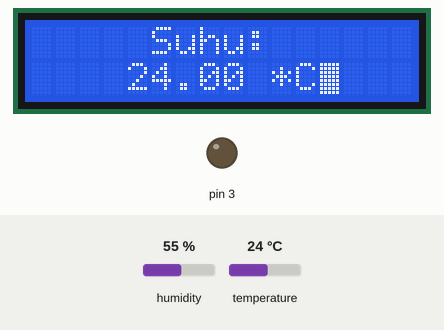
Simulated run of this sketch. Board: Arduino Uno, built with avr-gcc and run on an emulated ATmega328P. On the bench: 16×2 character LCD, output pins drawn as LEDs (lit = HIGH). Inputs (shaded band) come from the test bench; at power-on: temperature 24 °C, humidity 55 %. What the sketch prints to the serial monitor is not drawn.

Above: at 2.6 s.
2.7 s: temperature set to 12 °C
At 4.7 s:
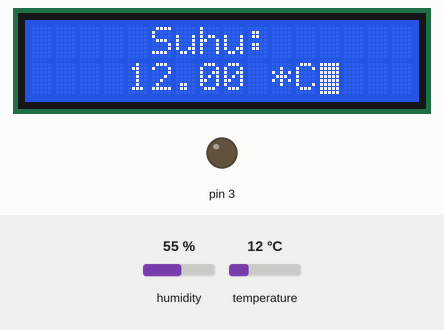
5.7 s: temperature set to 19 °C
At 7.1 s:
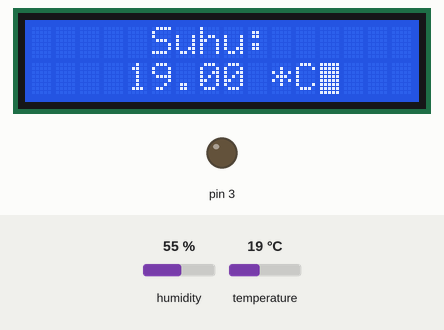
8.7 s: temperature set to 28 °C
At 10.6 s:
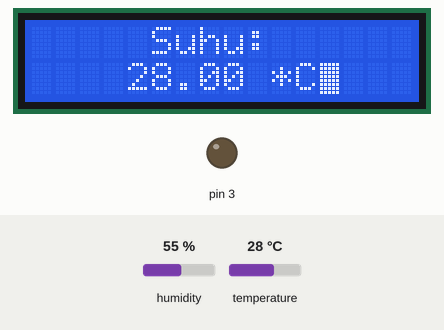
Timing chart, 0 to 12.1 s (numbered marks = the images above; inputs shaded):
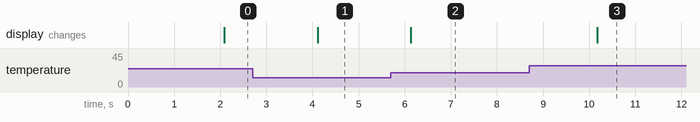

The sketch:

code.ino
```cpp
#include <Wire.h>

#include <LiquidCrystal_I2C.h>

LiquidCrystal_I2C lcd(0x27, 16, 2);
#include <DHT.h>
int Suhu;
int nilai;
float t;
#define DHTPIN 2
#define DHTTYPE DHT22

DHT dht(DHTPIN, DHTTYPE);

const byte
RELAY1(3);


void setup()
{
  Serial.begin(9600);
  pinMode(RELAY1, OUTPUT);

  lcd.init();
  lcd.backlight();
  lcd.blink_on();
}

void loop()
{
  dht.begin();
  Suhu = digitalRead(DHT22);
  delay(2000);
  float t = dht.readTemperature();

  Serial.print("Suhu: ");
  Serial.print(t);
  Serial.println(" *C");

  String disp = String(t);
  lcd.clear();
  lcd.setCursor(5, 0);
  lcd.print("Suhu:");
  lcd.setCursor(4, 1);
  lcd.print(disp);
  lcd.print(" *C");

  if (t >= 50)
  {
    digitalWrite(RELAY1, HIGH);
    delay(100);
    digitalWrite(RELAY1, LOW);
    delay(100);
  }

  if (t < 50)
  {
    digitalWrite(RELAY1, LOW);
  }
}
```

Measured:
- after the input at 2.7 s, the display: changes after 1.4 s (image 1)
- after the input at 5.7 s, the display: changes after 0.43 s (image 2)
- after the input at 8.7 s, the display: changes after 1.5 s (image 3)
